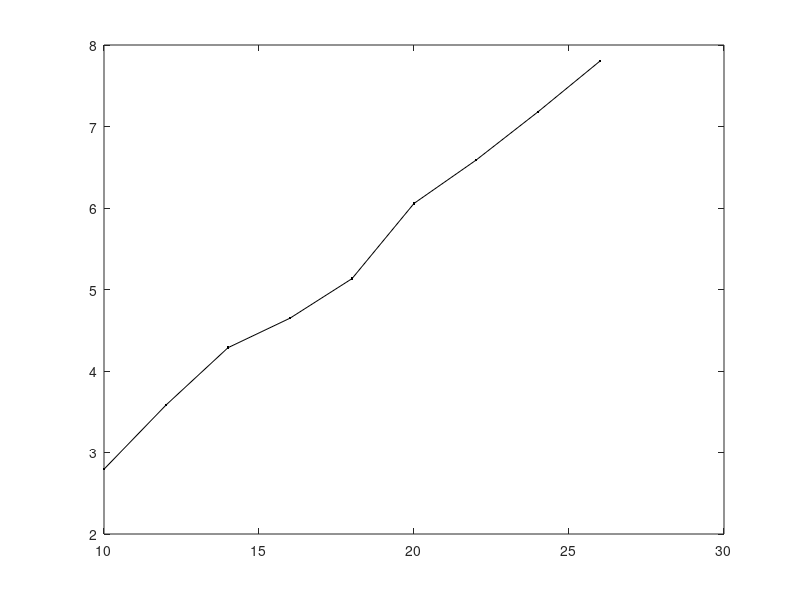

The MATLAB script that drew this image:
u =(10:2:26);
i =[0.065 0.081 0.099 0.117 0.137 0.156 0.177 0.200 0.220];
v1=[2.795 3.582 4.286 4.648 5.133 6.056 6.587 7.180 7.803];
r=0.5*103.84*10^(-3);
s=pi*r*r;
rho=1.185;
p0=u.*i
p1=0.5.*rho.*s.*(v1.^3)
ita=p1./p0

uv=plot(u, v1, '.-k');
